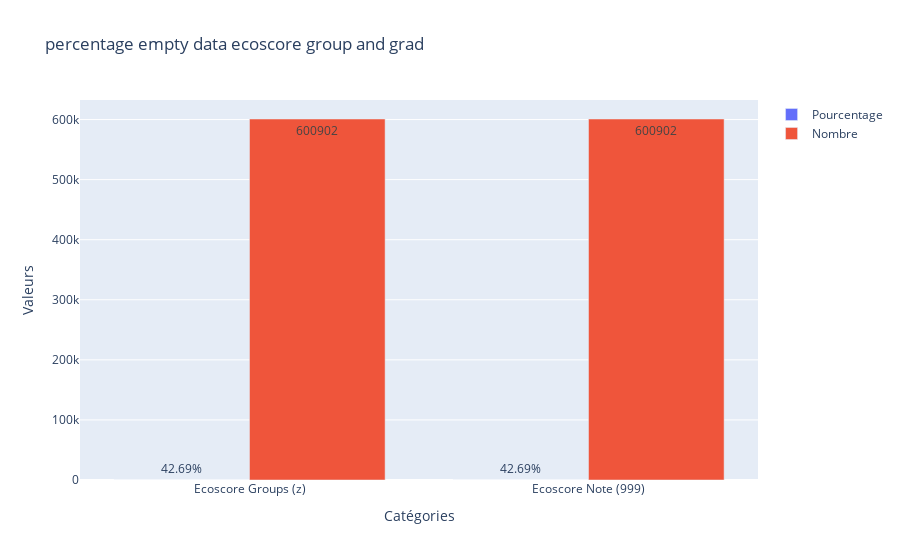

Notebook source saved alongside this figure:
### Code cell
fig = go.Figure()
fig.add_trace(go.Bar(
    x=labels,
    y=values,
    name='Pourcentage',
    text=[f'{v:.2f}%' for v in values],
    textposition='auto'
))
fig.add_trace(go.Bar(
    x=labels,
    y=counts_values,
    name='Nombre',
    text=[str(v) for v in counts_values],
    textposition='auto'
))
fig.update_layout(
    title='percentage empty data ecoscore group and grad',
    xaxis_title='Catégories',
    yaxis_title='Valeurs',
    barmode='group'
)
fig.show()

### Figure 1 — Plotly figure (JSON) as saved in the notebook; plotly's stock layout.template omitted (floating-point values rounded to 4 significant figures)
{"data": [{"name": "Pourcentage", "text": ["42.69%", "42.69%"], "textposition": "auto", "type": "bar", "x": ["Ecoscore Groups (z)", "Ecoscore Note (999)"], "y": [42.69, 42.69]}, {"name": "Nombre", "text": ["600902", "600902"], "textposition": "auto", "type": "bar", "x": ["Ecoscore Groups (z)", "Ecoscore Note (999)"], "y": [600902, 600902]}], "layout": {"barmode": "group", "title": {"text": "percentage empty data ecoscore group and grad"}, "xaxis": {"title": {"text": "Catégories"}}, "yaxis": {"title": {"text": "Valeurs"}}}}
